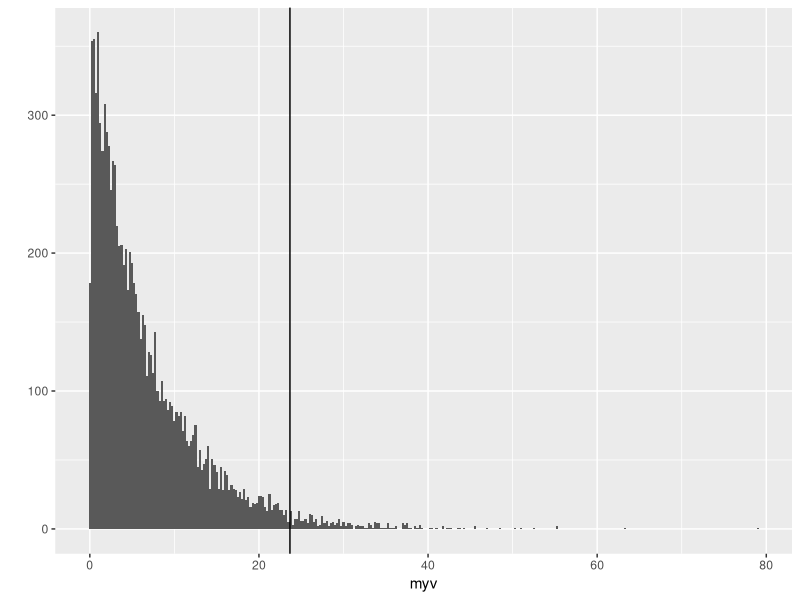

Write R code to recreate this figure.
## ---- chunk 1
library(ggplot2)
set.seed(1)
myv <- rgamma(10000, shape =1 , scale = 6.57)
qplot(myv, binwidth = 0.25) + geom_vline(xintercept = quantile(myv, 0.975))
## ---- chunk 2
quantile(myv, 0.975)
## ---- chunk 3
mean(myv)
## ---- chunk 4
quantile(myv, 0.025)
## ---- chunk 5
mns <- NULL
set.seed(123)
for(i in 1:1000)
        mns <- c(mns, mean(rgamma(150, shape = 1, scale = 6.57)))
sample_mean <- mean(mns)
sample_var <- var(mns)
sample_sd <- sd(mns)
rbind(sample_mean, sample_var, sample_sd)
